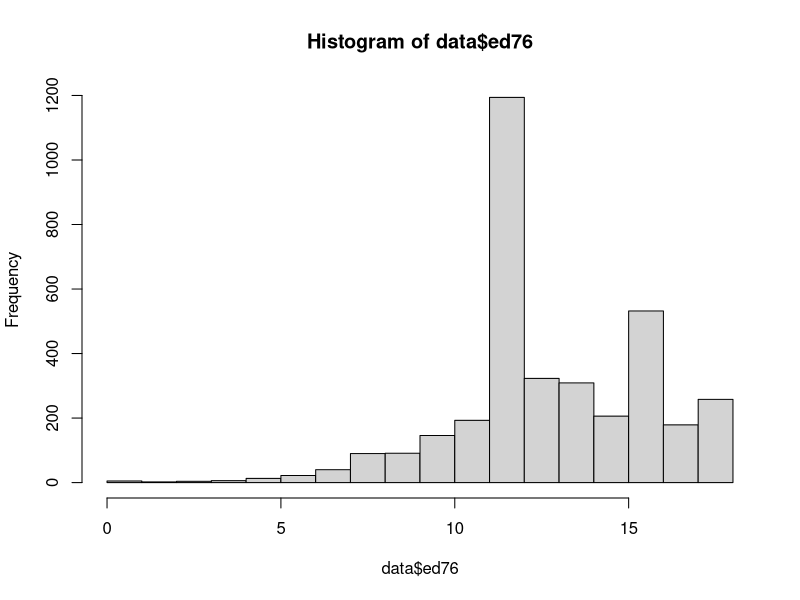
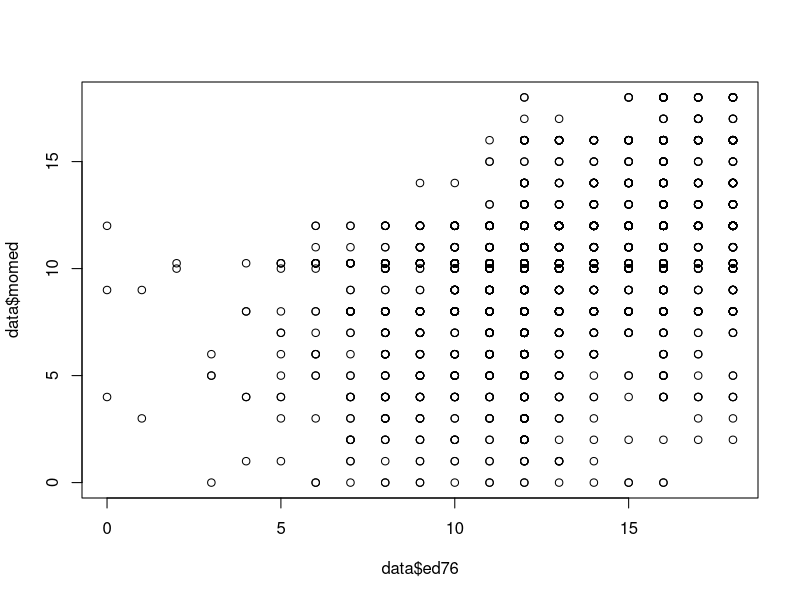
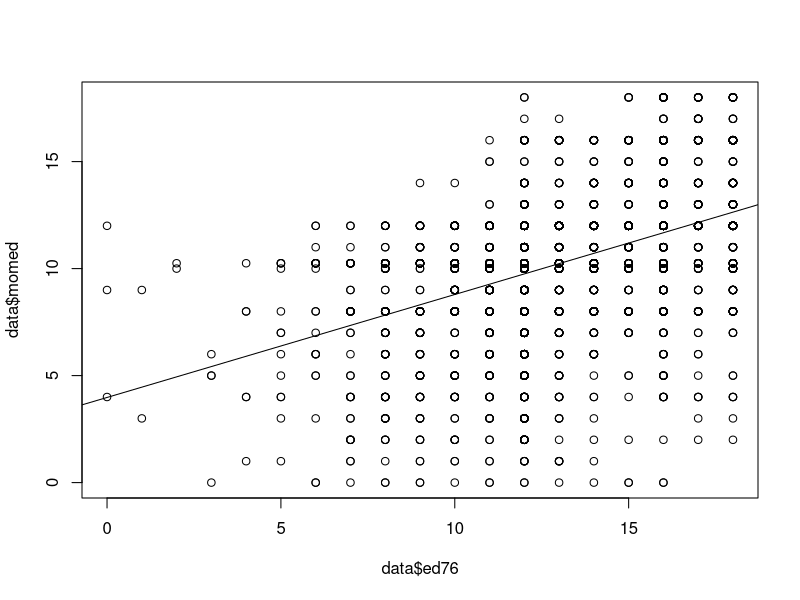

Here is the R script that generated these plots, in order:
## ---- chunk 1
knitr::opts_chunk$set(echo = TRUE)
## ---- chunk 2
"Hello World"
## ---- chunk 3
3
4.6
## ---- chunk 4
2 * 5 / 4
## ---- chunk 5
var1 <- 3
var2 <- 4
var3 <- 2 * 5
var4 <- "Hello World"

var1
var2
var3
var4
var1 + var2 # We can use variables in equations where applicable
## ---- chunk 6
fruits <- c("banana", "apple", "orange") # vectors are characterized by a c(...)
numbers <- c(1, 2, 3)

fruits
numbers
## ---- chunk 7
data <- read.csv("card_95_sample.csv")
## ---- chunk 8
library(knitr)
## ---- chunk 9
summary(data)
## ---- chunk 10
summary(data$ed76)
## ---- chunk 11
dim(data) # Output takes the form row x column
## ---- chunk 12
head(data)
## ---- chunk 13
table(data$ed76)
## ---- chunk 14
mean(data$ed76)
sd(data$ed76)
## ---- chunk 15
cor(data$ed76, data$momed)
## ---- chunk 16
mean(data$wage76[data$ed76 < 12], na.rm = T)
# the na.rm parameter removes missing values from the calculation
## ---- chunk 17
library(dplyr)

data %>% 
  filter(ed76 < 12) %>% 
  summarize(mean = mean(wage76, na.rm = T))
## ---- chunk 18
data %>% 
  filter(ed76 == 12 | sinmom14 == 1) %>% 
  summarize(mean = mean(wage76, na.rm = T))
## ---- chunk 19
hist(data$ed76)
## ---- chunk 20
plot(data$ed76, data$momed)
## ---- chunk 21
plot(data$ed76, data$momed)
abline(lm(data$momed ~ data$ed76))
